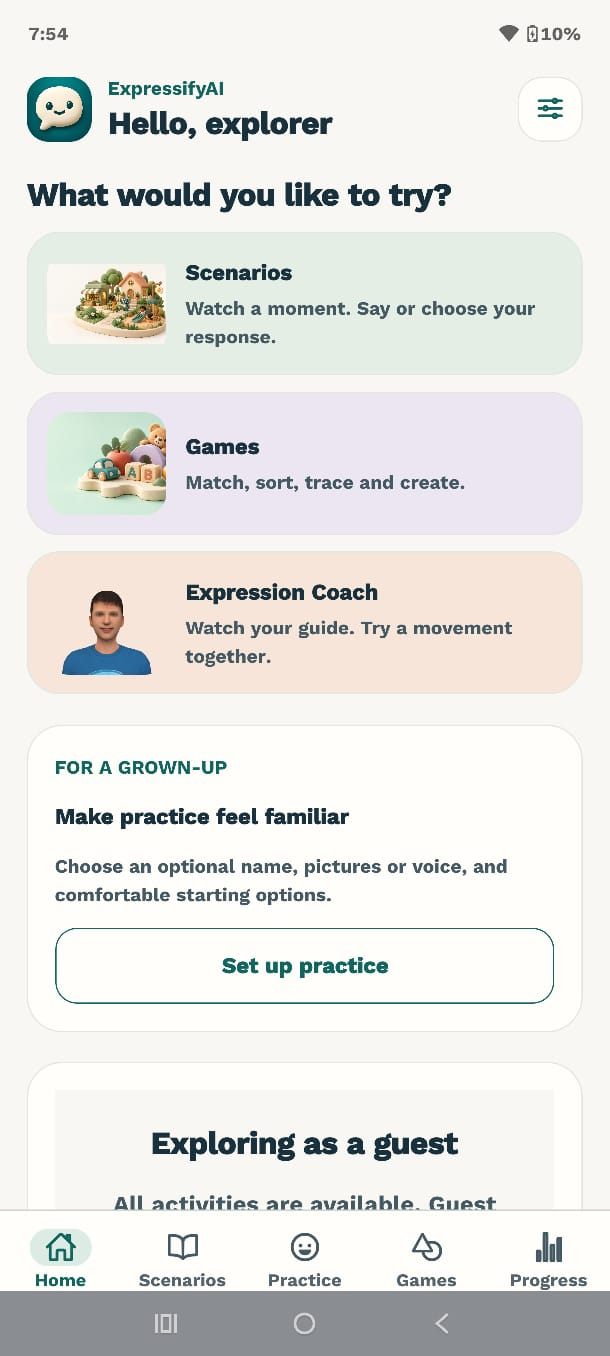
#> input picture docs/screenshots/home.png, 610 x 1356 px
$ python build_tour.py
#> lines starting #> are read from the running program, lines starting #| are printed output that depends on the picture
"""Build a clearly labeled screenshot tour; no phone or sensor access required."""
from pathlib import Path
from PIL import Image, ImageDraw, ImageFont

ROOT = Path(__file__).resolve().parents[1]
SCREENS = [
    ('home.png', '01  HOME', 'Choose a familiar starting point'),
    ('scenarios.png', '02  SCENARIOS', '10 moments to explore'),
    ('expression-coach.png', '03  EXPRESSION COACH', 'Watch, together, your turn'),
    ('games.png', '04  GAMES', '12 groups and 36 activities'),
    ('settings.png', '05  YOUR PREFERENCES', 'A pace that feels comfortable'),
]

def font(size):
    for name in ('C:/Windows/Fonts/segoeuib.ttf', '/usr/share/fonts/truetype/dejavu/DejaVuSans.ttf'):
        if Path(name).exists():
            return ImageFont.truetype(name, size)
    return ImageFont.load_default()

frames = []
for filename, title, subtitle in SCREENS:
    screen = Image.open(ROOT / 'docs' / 'screenshots' / filename).convert('RGB')
#> screen is the input picture: PIL image 610x1356 RGB; mean R, G, B 229.7, 229.6, 226.5
    screen.thumbnail((360, 802), Image.Resampling.LANCZOS)
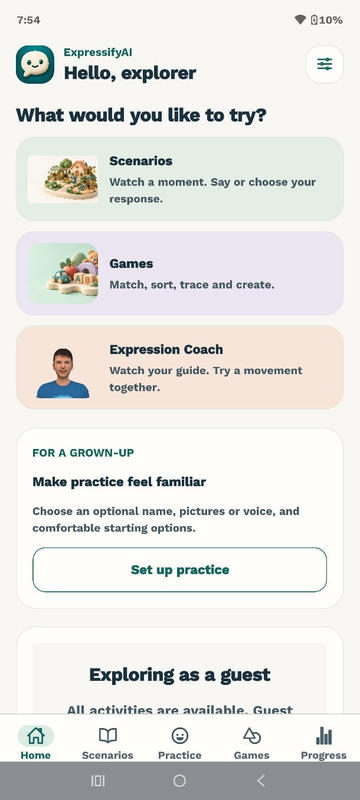
#> screen: PIL image 360x800 RGB; mean R, G, B 229.6, 229.5, 226.3
    frame = Image.new('RGB', (420, 950), '#F8F7F3')
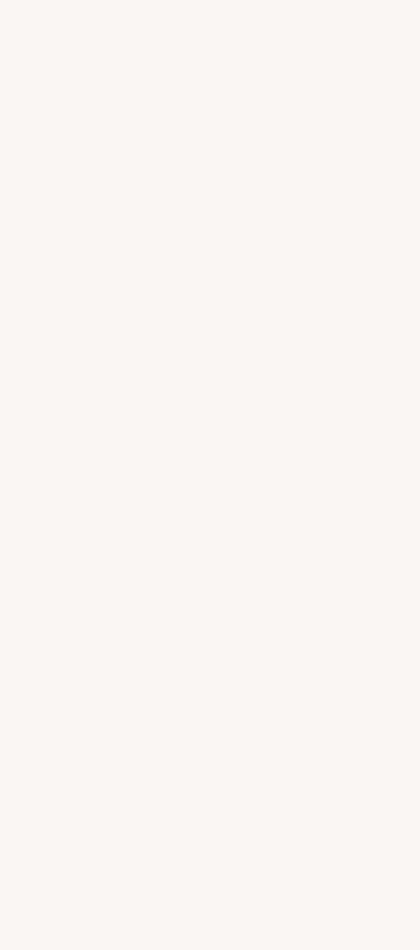
#> frame: PIL image 420x950 RGB; mean R, G, B 248, 247, 243
    draw = ImageDraw.Draw(frame)
    draw.text((30, 17), 'Expressify AI', font=font(25), fill='#12665F')
    draw.text((30, 54), title, font=font(13), fill='#18313C')
    frame.paste(screen, ((420 - screen.width) // 2, 82))
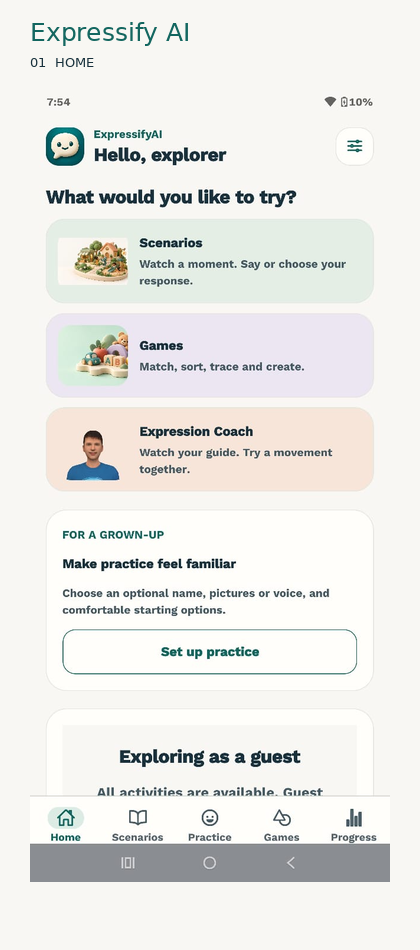
#> frame: PIL image 420x950 RGB; mean R, G, B 234.1, 234, 230.6
    draw.text((30, 894), subtitle, font=font(16), fill='#18313C')
    draw.text((30, 924), 'SCREENSHOT TOUR  /  ANDROID PROTOTYPE', font=font(10), fill='#4A625E')
    frames.append(frame.quantize(colors=192, method=Image.Quantize.MEDIANCUT))
#> pass 2 of the loop `for filename, title, subtitle in SCREENS:`:
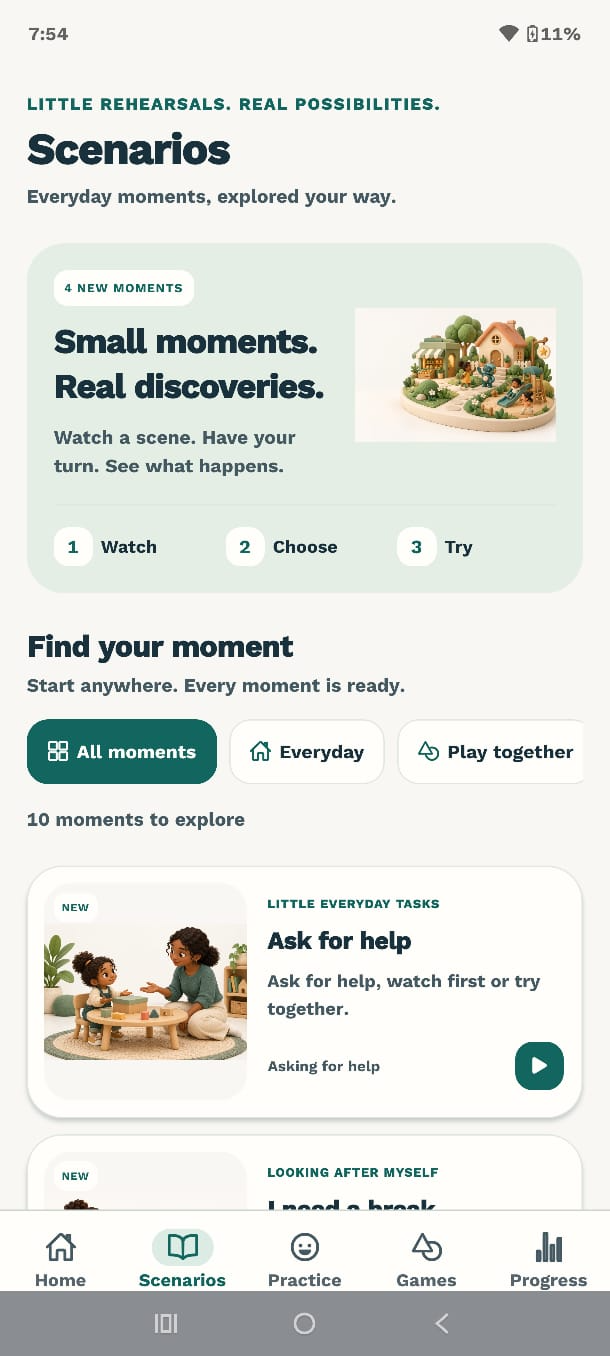
#> input picture docs/screenshots/scenarios.png, 610 x 1356 px
#> screen is the input picture: PIL image 610x1356 RGB; mean R, G, B 224.2, 227, 221.7
#> `screen.thumbnail((360, 802), Image.Resampling.LANCZOS)`:
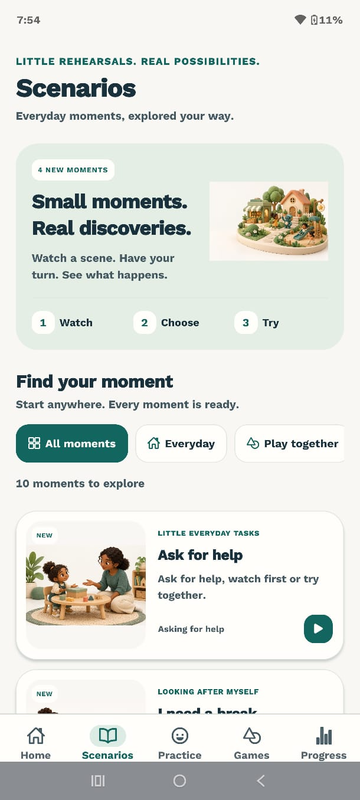
#> screen: PIL image 360x800 RGB; mean R, G, B 224.1, 226.9, 221.6
#> `frame.paste(screen, ((420 - screen.width) // 2, 82))`:
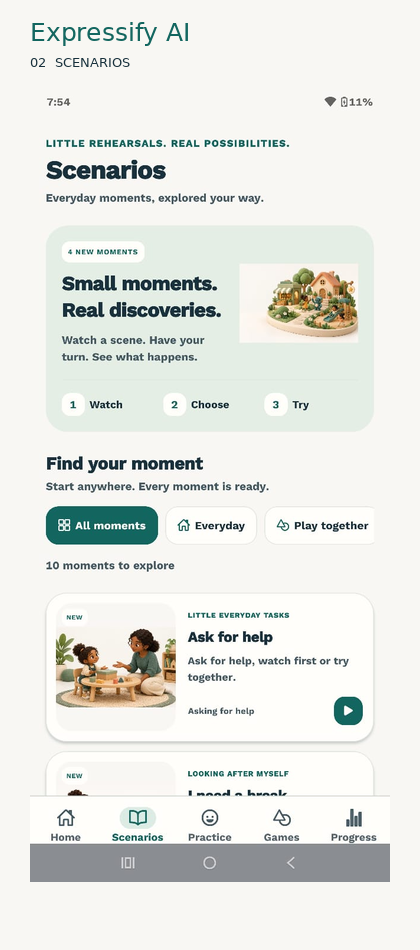
#> frame: PIL image 420x950 RGB; mean R, G, B 230.1, 232.1, 227.1
#> pass 3 of the loop `for filename, title, subtitle in SCREENS:`:
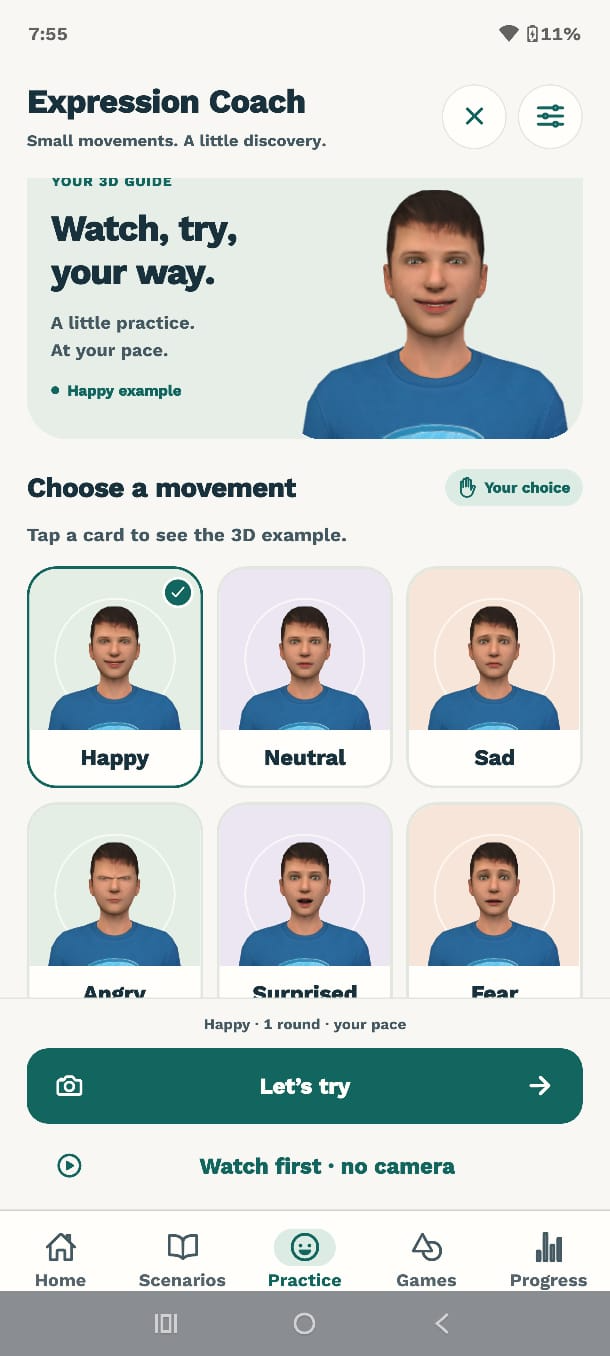
#> input picture docs/screenshots/expression-coach.png, 610 x 1356 px
#> screen is the input picture: PIL image 610x1356 RGB; mean R, G, B 205, 211.7, 210.3
#> `screen.thumbnail((360, 802), Image.Resampling.LANCZOS)`:
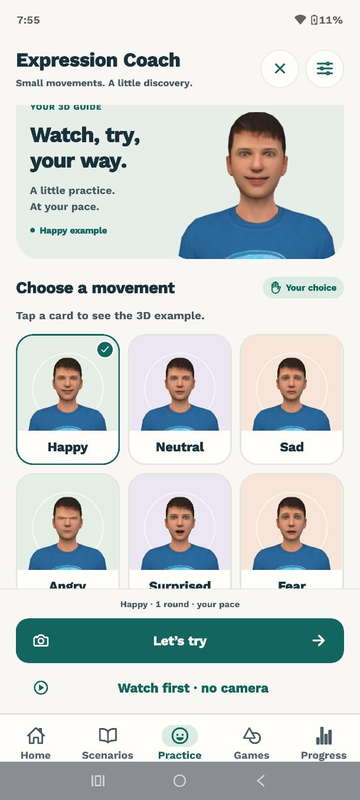
#> screen: PIL image 360x800 RGB; mean R, G, B 204.9, 211.6, 210.3
#> `frame.paste(screen, ((420 - screen.width) // 2, 82))`:
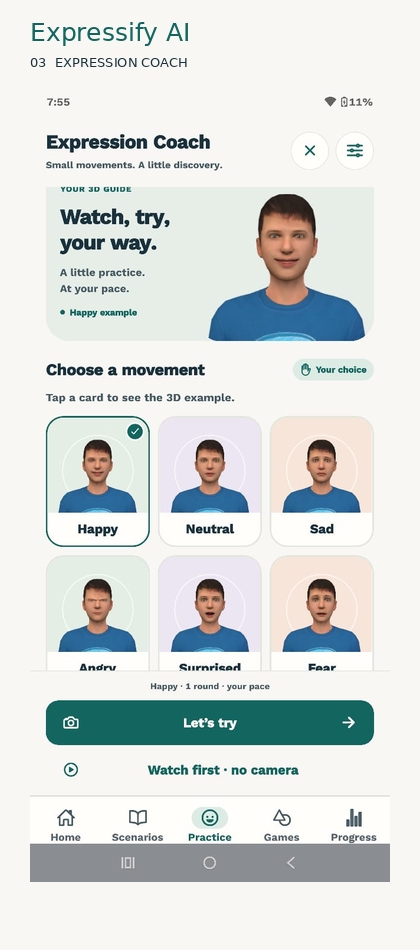
#> frame: PIL image 420x950 RGB; mean R, G, B 216.2, 220.9, 218.9
#> the loop made 5 passes; the first 3 are shown

out = ROOT / 'docs' / 'media' / 'expressify-tour.gif'
out.parent.mkdir(parents=True, exist_ok=True)
frames[0].save(out, save_all=True, append_images=frames[1:], duration=3000, loop=0, optimize=True, disposal=2)
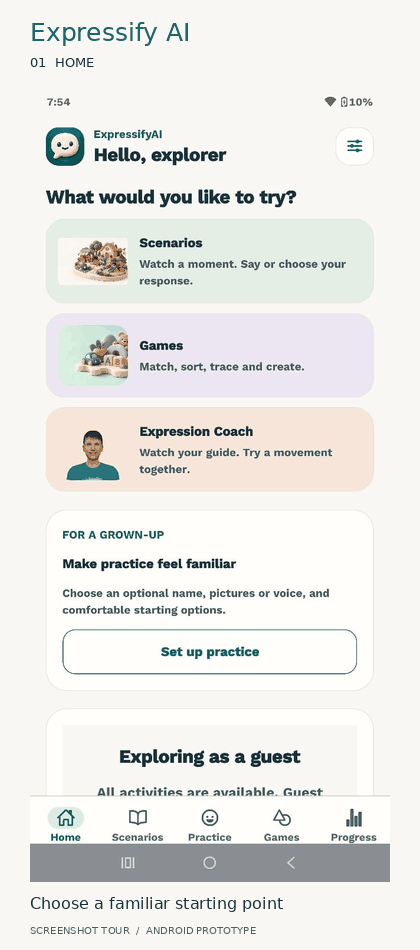
#> saved as expressify-tour.gif: PIL image 420x950 P; mean R, G, B 233.5, 233.4, 230.1
print(out)
#| docs/media/expressify-tour.gif
